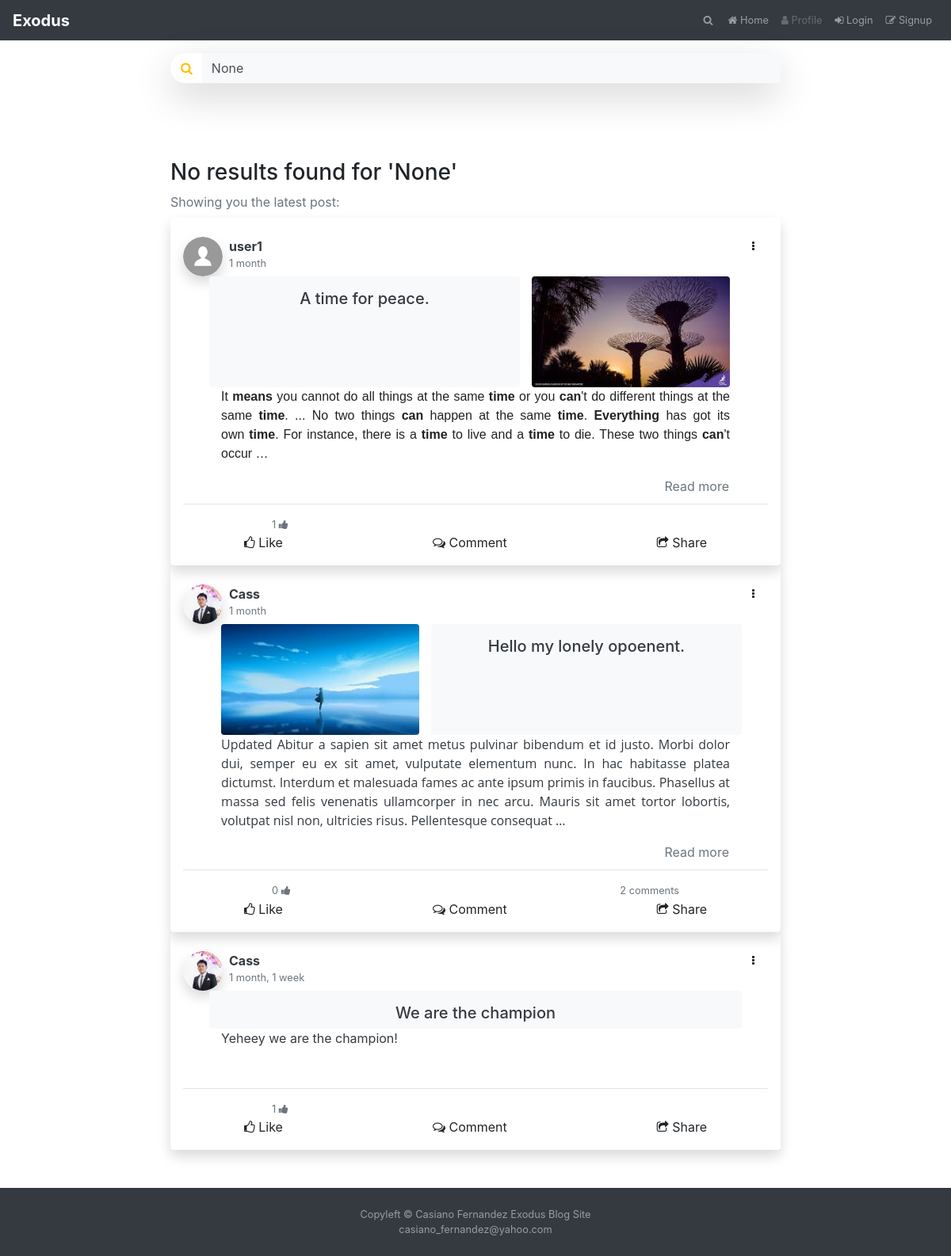
The app's page /search/, older data.
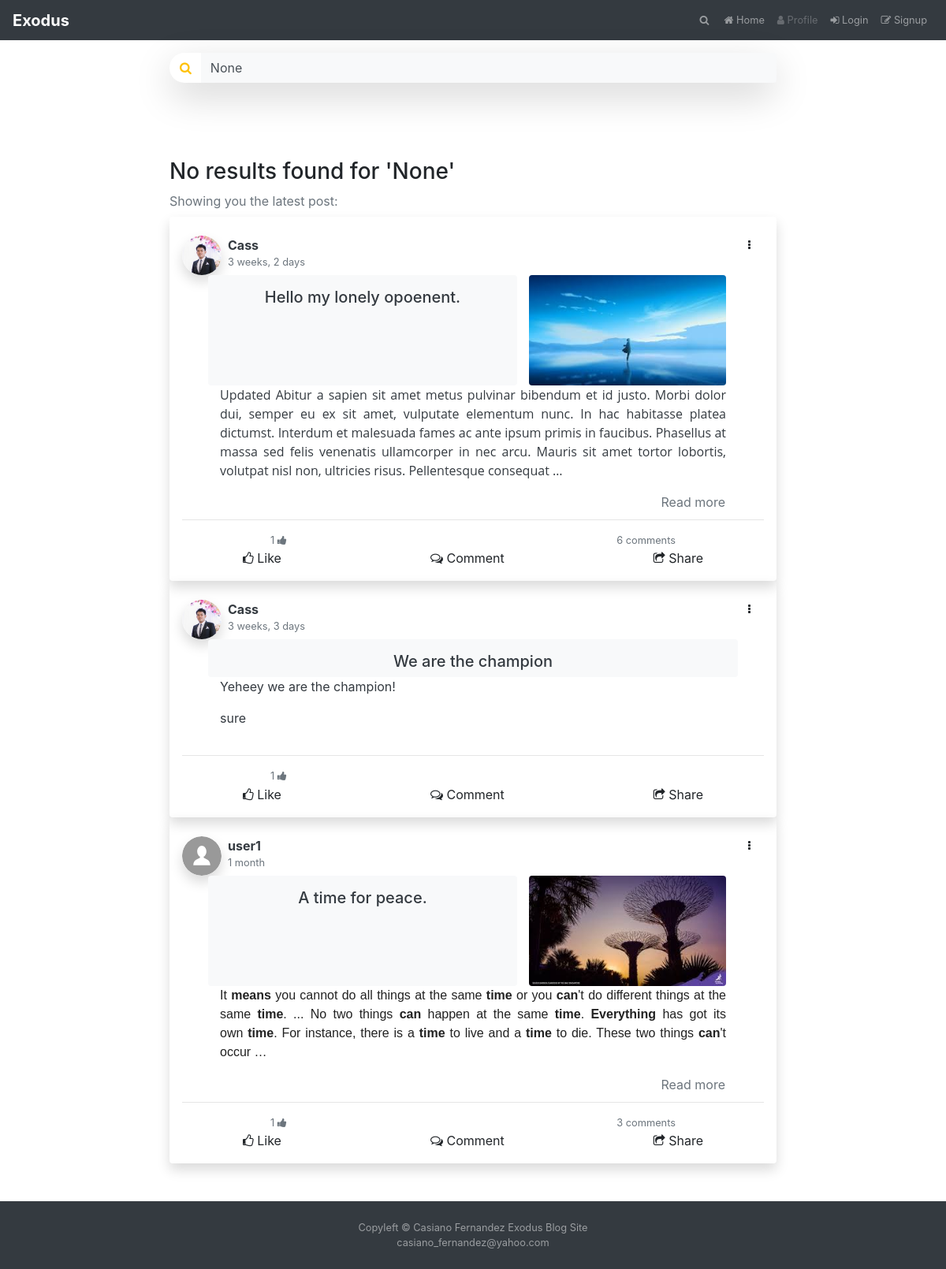
The same page, newer data.
### post/models.py (models this page shows, shortened)
class Post(models.Model):
    author = models.ForeignKey(Profile, on_delete=models.CASCADE)
    title = models.TextField(max_length=1000)
    content = HTMLField('Content')
    featured = models.BooleanField(default=False)
    category = models.ForeignKey(Category, on_delete=models.CASCADE, default='2')
    slug = models.SlugField(blank=True, unique=True)
    like = models.ManyToManyField(User, default=None, blank=True)
    date_updated = models.DateTimeField(auto_now=True)
    date_created = models.DateTimeField(auto_now_add=True)
    class Meta:
        ordering = ['-date_updated']
    def get_absolute_url(self):
        return reverse("post-detail", kwargs={"slug": self.slug})
    def get_delete_url(self):
        return reverse("post-delete", kwargs={"slug": self.slug})
    @property
    def get_comments(self):
        return self.post_comment.all().order_by('-date_created')
    @property
    def get_images(self):
        return self.image_set.all()

class Image(models.Model):
    caption = models.CharField(max_length=150, blank=True)
    post = models.ForeignKey(
        Post, on_delete=models.CASCADE)
    thumbnail = models.ImageField(
        blank=True, upload_to=f'post/%Y/%m/')

### user/models.py (models this page shows)
class Profile(models.Model):
    user = models.OneToOneField(User, on_delete=models.CASCADE)
    fullname = models.CharField(max_length=50, blank=True)
    address = models.CharField(max_length=50, blank=True)
    contact = models.CharField(max_length=50, blank=True)
    headshot = models.ImageField(
        default='user/default/headshot.svg', upload_to='user/profile', blank=True)
    def __str__(self):
        return f'{self.user.username}'
    def get_absolute_url(self):
        return reverse('users', kwargs={'username': self.user.username})

### post/views.py (the view)
# urls.py: path('search/', views.search_post, name='post-search'),
def search_post(request):
    queryset = Post.objects.all()
    latest_post = queryset.order_by('-date_updated')
    query = request.GET.get('search')
    if query:
        queryset = queryset.filter(
            Q(title__icontains=query) |
            Q(content__icontains=query) |
            Q(category__name__icontains=query)
        ).distinct()
    else:
        queryset = None
    context = {
        'posts': queryset,
        'search_history' : query,
        'latest_post': latest_post
    }
    return render(request, 'post/search_post.html', context)

### templates/post/search_post.html (shortened to what this page needs)
{% extends 'base/base.html' %}
{% block content %}
        <form class="mt-3" action="{% url 'post-search'%}" method="GET">
            <div class="rounded rounded-pill shadow-lg">
            <div class="input-group">
                <div class="input-group-prepend">
                <button id="button-addon2" type="submit" class="btn btn-link text-warning"><i class="fa fa-search"></i></button>
                </div>
                <input id="searchOn" value="{{search_history}}" type="search" name="search" placeholder="What're you searching for?" aria-describedby="button-addon2" class="form-control form-control-search  border-0 bg-light">
            </div>
            </div>
        </form>
 {% if posts %}
    <div class="my-3 h4 text-muted">{{posts.count}} post(s) result for "{{search_history}}":</div>
            {% include 'post/home_card_post.html' %}
{% else %}
    {% with latest_post as posts %}
    <div class="mt-5 pt-5 h3"> No results found for '{{search_history}}'</div>
    <div class="text-muted my-2">Showing you the latest post:</div>
        {% include 'post/home_card_post.html' %}
    {% endwith %}
{% endif %}
{% endblock content %}

### templates/post/home_card_post.html
<div class="infinite-container">
  {% for post in posts %}
  <div class="shadow rounded p-3 infinite-item">
    <div class="d-flex mt-2">
      <img class="rounded-circle shadow" src="{{post.author.headshot.url}}" height="50" alt="{{post.author}} Image">
      <div class="mx-2">
        <a class="card-link text-dark" href="{{post.author.get_absolute_url}}"><div class="font-weight-bold">{{post.author.user.username}}</div></a>
        <div class="text-muted small">{{post.date_updated|timesince}}</div>
      </div>
      {% include 'post/header_post_dropdown.html' %}
    </div>
    <a class="card-link text-dark post_detail_view" data-url='{{post.get_absolute_url}}'
      href="{{post.get_absolute_url}}">
      <div class="mx-5">
        <div class="row">
          <div class="col order-{% cycle '1' '2' %} bg-light rounded">
            <div class="h5 text-center mt-3">{{post.title|truncatewords:50}}</div>
          </div>
          {% for image in post.get_images %}
          {% if forloop.first %}
          <div class="overflow-hider col-md-5 order-{% cycle '2' '1' %} mx-auto">
            <img class="img-fluid rounded w-100 inlarge-scale" src="{{image.thumbnail.url}}" alt="Post Image">
          </div>
          {% endif %}
          {% endfor %}
        </div>
        <section class="text-justify">
          {{post.content|safe|truncatewords_html:60}}
          {% if post.content|length > 100 %}
          <a href="{{post.get_absolute_url}}" class="p-0 btn text-muted float-right">Read more</a>
          {% endif %}
        </section>
      </div>
    </a>
    <div id="footer_post_button_{{post.pk}}">
      {% include 'post/footer_post_buttons.html' %}
    </div>
  </div>
  {% endfor %}
</div>

### templates/post/header_post_dropdown.html (shortened to what this page needs)
<div class="dropdown ml-auto mr-2 dropleft">
  <button class="btn btn-sm" type="button" id="social-dropdown-menu" data-toggle="dropdown" aria-haspopup="true"
    aria-expanded="false">
    <i class="fa fa-ellipsis-v" aria-hidden="true"></i>
  </button>
</div>

### templates/post/footer_post_buttons.html (shortened to what this page needs)
<div class="m-0 p-0 small">&nbsp</div>
<hr>
<div class="d-flex justify-content-between mx-5 px-5">
    <div class="small text-muted mx-3"> {{post.like.count}} <i class="fa fa-thumbs-up" aria-hidden="true"></i></div>
    {% if post.get_comments %}
    <div class="small text-muted mx-3"> {{post.get_comments.count}} comments</div>
    {% endif %}
</div>
<div class="d-flex justify-content-between mx-5 px-3">
    <a
    {% if user.is_authenticated %}
    href="{{post.get_like_url}}" data-url='{{post.get_like_url}}' pk='{{post.pk}}' class="like_a_post btn py-0" >
    {% else %}
    href="#" class="btn py-0" data-toggle="tooltip" data-placement="top" title="Like is enabled once you login">
    {% endif %}
        <div>
            <i class="fa {% if user in post.like.all %} text-primary fa-thumbs-up {% else %} fa-thumbs-o-up {% endif %}"
                aria-hidden="true"></i> Like</div>
    </a>
    <a href="{{post.get_absolute_url}}" data-url='{{post.get_absolute_url}}' class="comment_a_post btn py-0">
        <div><i class="fa fa-comments-o" aria-hidden="true"></i> Comment</div>
    </a>
    <div class="dropdown">
        <button href="" class="btn py-0" data-toggle="dropdown" aria-haspopup="true" aria-expanded="false">
            <div><i class="fa fa-share-square-o" aria-hidden="true"></i> Share</div>
        </button>
    </div>
</div>

Row changes from the older to the newer data that the page shows:
changed Post "Hello my lonely opoenent.": date_updated "1 month" → "3 weeks, 2 days"; like.count "0" → "1"; get_comments.count "2" → "6"
changed Post "We are the champion": date_updated "1 month, 1 week" → "3 weeks, 3 days"; content "Yeheey we are the champion!" → "Yeheey we are the champion! sure"
shown differently, row unchanged: Post "A time for peace.": get_comments.count (not shown) → "3"; moves down the list
